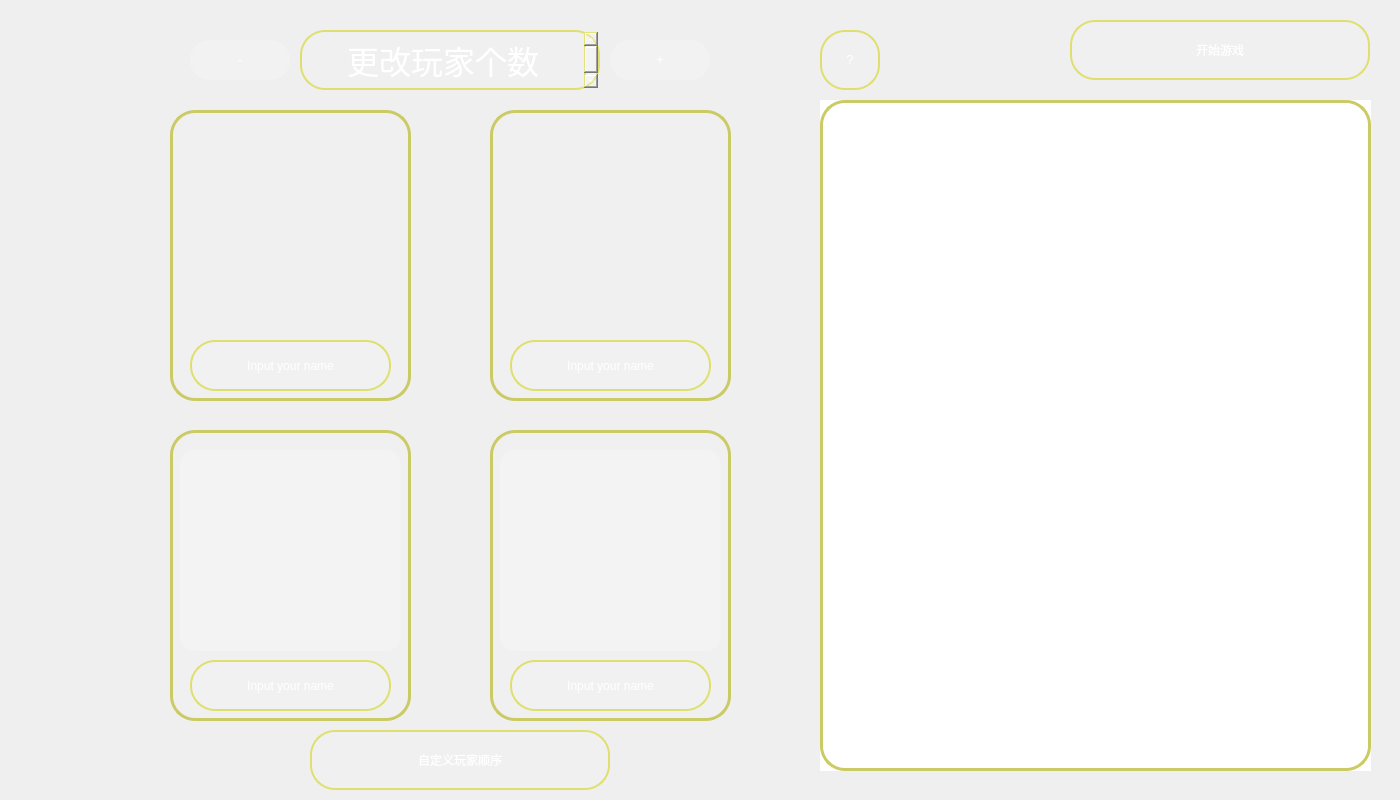
<?xml version="1.0" encoding="UTF-8"?>
<ui version="4.0">
 <class>chooseSurface</class>
 <widget class="QWidget" name="chooseSurface">
  <property name="geometry">
   <rect>
    <x>0</x>
    <y>0</y>
    <width>1400</width>
    <height>800</height>
   </rect>
  </property>
  <property name="windowTitle">
   <string>Form</string>
  </property>
  <property name="styleSheet">
   <string notr="true">#chooseSurface{
border-image: url(:/images/rule_background.png);
}</string>
  </property>
  <widget class="QToolButton" name="help">
   <property name="geometry">
    <rect>
     <x>820</x>
     <y>30</y>
     <width>60</width>
     <height>60</height>
    </rect>
   </property>
   <property name="styleSheet">
    <string notr="true">font: 24pt &quot;隶书&quot;;
color:white;
border:2px solid rgb(223, 223, 111);
background-color: rgba(255, 255, 254, 20);
border-radius:25px</string>
   </property>
   <property name="text">
    <string>?</string>
   </property>
  </widget>
  <widget class="QGraphicsView" name="graphicsView">
   <property name="geometry">
    <rect>
     <x>820</x>
     <y>100</y>
     <width>551</width>
     <height>671</height>
    </rect>
   </property>
   <property name="styleSheet">
    <string notr="true">border-image: url(:/images/rightRuleFor2.png);
border-radius:25px;</string>
   </property>
  </widget>
  <widget class="QLabel" name="label">
   <property name="geometry">
    <rect>
     <x>820</x>
     <y>100</y>
     <width>551</width>
     <height>671</height>
    </rect>
   </property>
   <property name="styleSheet">
    <string notr="true">border-radius:25px;
border:3px solid rgb(203, 203, 101)</string>
   </property>
   <property name="text">
    <string/>
   </property>
  </widget>
  <widget class="QLabel" name="label_2">
   <property name="geometry">
    <rect>
     <x>170</x>
     <y>110</y>
     <width>241</width>
     <height>291</height>
    </rect>
   </property>
   <property name="styleSheet">
    <string notr="true">background-color: rgba(255, 255, 254, 10);
border:3px solid rgb(203, 203, 101);
border-radius:25px;</string>
   </property>
   <property name="text">
    <string/>
   </property>
  </widget>
  <widget class="QLabel" name="label_3">
   <property name="geometry">
    <rect>
     <x>490</x>
     <y>110</y>
     <width>241</width>
     <height>291</height>
    </rect>
   </property>
   <property name="styleSheet">
    <string notr="true">background-color: rgba(255, 255, 254, 10);
border:3px solid rgb(203, 203, 101);
border-radius:25px;</string>
   </property>
   <property name="text">
    <string/>
   </property>
  </widget>
  <widget class="QLabel" name="label_4">
   <property name="geometry">
    <rect>
     <x>170</x>
     <y>430</y>
     <width>241</width>
     <height>291</height>
    </rect>
   </property>
   <property name="styleSheet">
    <string notr="true">background-color: rgba(255, 255, 254, 10);
border:3px solid rgb(203, 203, 101);
border-radius:25px;</string>
   </property>
   <property name="text">
    <string/>
   </property>
  </widget>
  <widget class="QLabel" name="label_5">
   <property name="geometry">
    <rect>
     <x>490</x>
     <y>430</y>
     <width>241</width>
     <height>291</height>
    </rect>
   </property>
   <property name="styleSheet">
    <string notr="true">background-color: rgba(255, 255, 254, 10);
border:3px solid rgb(203, 203, 101);
border-radius:25px;</string>
   </property>
   <property name="text">
    <string/>
   </property>
  </widget>
  <widget class="QToolButton" name="img1">
   <property name="geometry">
    <rect>
     <x>180</x>
     <y>130</y>
     <width>221</width>
     <height>201</height>
    </rect>
   </property>
   <property name="styleSheet">
    <string notr="true">border-image: url(:/images/myturn.png);
border-radius:15px;</string>
   </property>
   <property name="text">
    <string/>
   </property>
  </widget>
  <widget class="QToolButton" name="name1">
   <property name="geometry">
    <rect>
     <x>190</x>
     <y>340</y>
     <width>201</width>
     <height>51</height>
    </rect>
   </property>
   <property name="styleSheet">
    <string notr="true">font: italic 17pt &quot;Bodoni MT&quot;;
color:white;
border:2px solid rgb(223, 223, 111);
background-color: rgba(255, 255, 254, 20);
border-radius:25px</string>
   </property>
   <property name="text">
    <string>Input your name</string>
   </property>
  </widget>
  <widget class="QToolButton" name="img2">
   <property name="geometry">
    <rect>
     <x>500</x>
     <y>130</y>
     <width>221</width>
     <height>201</height>
    </rect>
   </property>
   <property name="styleSheet">
    <string notr="true">border-image:url(:/images/oppo_turn.png);
border-radius:15px;</string>
   </property>
   <property name="text">
    <string/>
   </property>
  </widget>
  <widget class="QToolButton" name="name2">
   <property name="geometry">
    <rect>
     <x>510</x>
     <y>340</y>
     <width>201</width>
     <height>51</height>
    </rect>
   </property>
   <property name="styleSheet">
    <string notr="true">font: italic 17pt &quot;Bodoni MT&quot;;
color:white;
border:2px solid rgb(223, 223, 111);
background-color: rgba(255, 255, 254, 20);
border-radius:25px</string>
   </property>
   <property name="text">
    <string>Input your name</string>
   </property>
  </widget>
  <widget class="QToolButton" name="img3">
   <property name="geometry">
    <rect>
     <x>180</x>
     <y>450</y>
     <width>221</width>
     <height>201</height>
    </rect>
   </property>
   <property name="styleSheet">
    <string notr="true">background-color: rgba(255, 255, 254, 50);
border-radius:15px;</string>
   </property>
   <property name="text">
    <string/>
   </property>
  </widget>
  <widget class="QToolButton" name="img4">
   <property name="geometry">
    <rect>
     <x>500</x>
     <y>450</y>
     <width>221</width>
     <height>201</height>
    </rect>
   </property>
   <property name="styleSheet">
    <string notr="true">background-color: rgba(255, 255, 254, 50);
border-radius:15px;</string>
   </property>
   <property name="text">
    <string/>
   </property>
  </widget>
  <widget class="QToolButton" name="name3">
   <property name="geometry">
    <rect>
     <x>190</x>
     <y>660</y>
     <width>201</width>
     <height>51</height>
    </rect>
   </property>
   <property name="styleSheet">
    <string notr="true">font: italic 17pt &quot;Bodoni MT&quot;;
color:white;
border:2px solid rgb(223, 223, 111);
background-color: rgba(255, 255, 254, 20);
border-radius:25px</string>
   </property>
   <property name="text">
    <string>Input your name</string>
   </property>
  </widget>
  <widget class="QToolButton" name="name4">
   <property name="geometry">
    <rect>
     <x>510</x>
     <y>660</y>
     <width>201</width>
     <height>51</height>
    </rect>
   </property>
   <property name="styleSheet">
    <string notr="true">font: italic 17pt &quot;Bodoni MT&quot;;
color:white;
border:2px solid rgb(223, 223, 111);
background-color: rgba(255, 255, 254, 20);
border-radius:25px</string>
   </property>
   <property name="text">
    <string>Input your name</string>
   </property>
  </widget>
  <widget class="QToolButton" name="sequence">
   <property name="geometry">
    <rect>
     <x>310</x>
     <y>730</y>
     <width>300</width>
     <height>60</height>
    </rect>
   </property>
   <property name="styleSheet">
    <string notr="true">font: 24pt &quot;隶书&quot;;
color:white;
border:2px solid rgb(223, 223, 111);
background-color: rgba(255, 255, 254, 20);
border-radius:25px</string>
   </property>
   <property name="text">
    <string>自定义玩家顺序</string>
   </property>
  </widget>
  <widget class="QToolButton" name="start">
   <property name="geometry">
    <rect>
     <x>1070</x>
     <y>20</y>
     <width>300</width>
     <height>60</height>
    </rect>
   </property>
   <property name="styleSheet">
    <string notr="true">font: 24pt &quot;隶书&quot;;
color:white;
border:2px solid rgb(223, 223, 111);
background-color: rgba(255, 255, 254, 20);
border-radius:25px</string>
   </property>
   <property name="text">
    <string>开始游戏</string>
   </property>
  </widget>
  <widget class="QTextBrowser" name="textBrowser">
   <property name="geometry">
    <rect>
     <x>300</x>
     <y>30</y>
     <width>300</width>
     <height>60</height>
    </rect>
   </property>
   <property name="styleSheet">
    <string notr="true">font: 24pt &quot;隶书&quot;;
color:white;
border:2px solid rgb(223, 223, 111);
background-color: rgba(255, 255, 254, 20);
border-radius:25px</string>
   </property>
   <property name="html">
    <string>&lt;!DOCTYPE HTML PUBLIC &quot;-//W3C//DTD HTML 4.0//EN&quot; &quot;http://www.w3.org/TR/REC-html40/strict.dtd&quot;&gt;
&lt;html&gt;&lt;head&gt;&lt;meta name=&quot;qrichtext&quot; content=&quot;1&quot; /&gt;&lt;style type=&quot;text/css&quot;&gt;
p, li { white-space: pre-wrap; }
&lt;/style&gt;&lt;/head&gt;&lt;body style=&quot; font-family:'隶书'; font-size:24pt; font-weight:400; font-style:normal;&quot;&gt;
&lt;p align=&quot;center&quot; style=&quot; margin-top:0px; margin-bottom:0px; margin-left:0px; margin-right:0px; -qt-block-indent:0; text-indent:0px;&quot;&gt;更改玩家个数&lt;/p&gt;&lt;/body&gt;&lt;/html&gt;</string>
   </property>
  </widget>
  <widget class="QToolButton" name="subtract">
   <property name="geometry">
    <rect>
     <x>190</x>
     <y>40</y>
     <width>100</width>
     <height>40</height>
    </rect>
   </property>
   <property name="styleSheet">
    <string notr="true">font: 30pt &quot;Bodoni MT&quot;;
color:white;
border-radius:20px;
background-color: rgba(255, 255, 254,50);
</string>
   </property>
   <property name="text">
    <string>-</string>
   </property>
  </widget>
  <widget class="QToolButton" name="add">
   <property name="geometry">
    <rect>
     <x>610</x>
     <y>40</y>
     <width>100</width>
     <height>40</height>
    </rect>
   </property>
   <property name="styleSheet">
    <string notr="true">font: 30pt &quot;Bodoni MT&quot;;
color:white;
border-radius:20px;
background-color: rgba(255, 255, 254,50);
</string>
   </property>
   <property name="text">
    <string>+</string>
   </property>
  </widget>
  <widget class="QLabel" name="background">
   <property name="geometry">
    <rect>
     <x>0</x>
     <y>0</y>
     <width>1400</width>
     <height>800</height>
    </rect>
   </property>
   <property name="styleSheet">
    <string notr="true">border-image: url(:/images/rule_background.png);</string>
   </property>
   <property name="text">
    <string/>
   </property>
  </widget>
  <zorder>background</zorder>
  <zorder>help</zorder>
  <zorder>graphicsView</zorder>
  <zorder>label</zorder>
  <zorder>label_2</zorder>
  <zorder>label_3</zorder>
  <zorder>label_4</zorder>
  <zorder>label_5</zorder>
  <zorder>img1</zorder>
  <zorder>name1</zorder>
  <zorder>img2</zorder>
  <zorder>name2</zorder>
  <zorder>img3</zorder>
  <zorder>img4</zorder>
  <zorder>name3</zorder>
  <zorder>name4</zorder>
  <zorder>sequence</zorder>
  <zorder>start</zorder>
  <zorder>textBrowser</zorder>
  <zorder>subtract</zorder>
  <zorder>add</zorder>
 </widget>
 <resources/>
 <connections/>
</ui>
